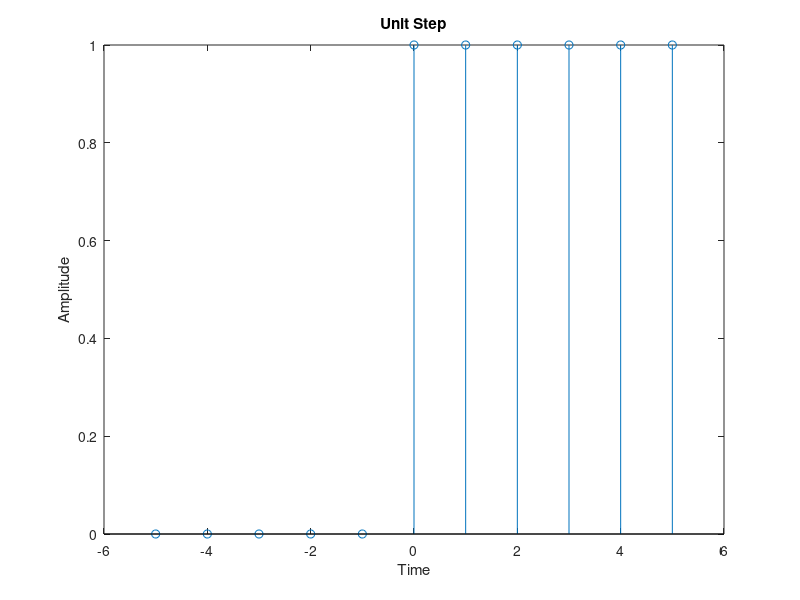

Write MATLAB code to recreate this figure.
x = zeros(1, 11);
n = -5:1:5;

for i = 1:11
  if (i-6 >= 0)
      x(i)=1;
  end
  
end

stem(n, x);
xlabel("Time");
ylabel("Amplitude");
title("Unit Step");
